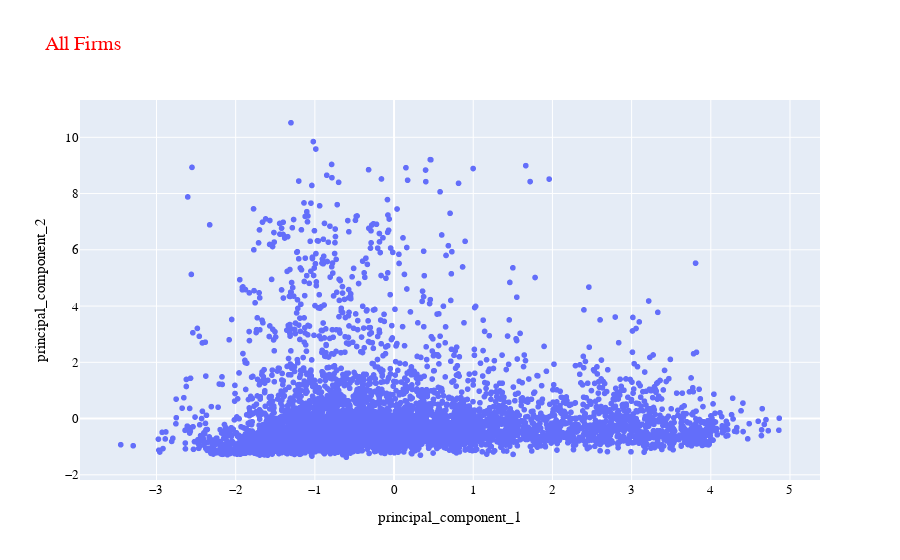

Notebook code cell kept with this figure:
### Markdown cell above
#### 4.4. Plots
Plot the firms in the 2-dimensional space in the following order.<br>
[1] All firms<br>
[2] Normal Firms vs. Outlier Firms<br>
[3] Isolation Forest Scores

### Code cell
# Create a function to plot firms on the 2-dimensional space
def plot_firms (dataframe, title, color = None):
    """ Plot firms on the 2-dimensional space """
    
    # Generate a scatter plot
    fig = px.scatter(pca_df, x="principal_component_1", y="principal_component_2", title=title, color=color)
    
    # Layout
    fig.update_layout(
        font_family="Arial Black",
        title=dict(font=dict(size=20, color='red')),
        yaxis=dict(tickfont=dict(size=13, color='black'),
                   titlefont=dict(size=15, color='black')),
        xaxis=dict(tickfont=dict(size=13, color='black'),
                   titlefont=dict(size=15, color='black')),
        legend=dict(font=dict(size=10, color='black'))
    )
    return(fig)

# Plot [1] All firms
plot_firms(pca_df, "All Firms").show()

### Figure 1 — Plotly figure (JSON) as saved in the notebook; plotly's stock layout.template omitted (floating-point values rounded to 4 significant figures; data arrays with more than 128 entries replaced by an {"elided": "..."} marker saying what was removed)
{"data": [{"hovertemplate": "principal_component_1=%{x}<br>principal_component_2=%{y}<extra></extra>", "legendgroup": "", "marker": {"color": "#636efa", "symbol": "circle"}, "mode": "markers", "name": "", "showlegend": false, "type": "scattergl", "x": {"elided": "6279 float values"}, "xaxis": "x", "y": {"elided": "6279 float values"}, "yaxis": "y"}], "layout": {"font": {"family": "Arial Black"}, "legend": {"font": {"color": "black", "size": 10}, "tracegroupgap": 0}, "title": {"font": {"color": "red", "size": 20}, "text": "All Firms"}, "xaxis": {"anchor": "y", "domain": [0, 1], "tickfont": {"color": "black", "size": 13}, "title": {"font": {"color": "black", "size": 15}, "text": "principal_component_1"}}, "yaxis": {"anchor": "x", "domain": [0, 1], "tickfont": {"color": "black", "size": 13}, "title": {"font": {"color": "black", "size": 15}, "text": "principal_component_2"}}}}
